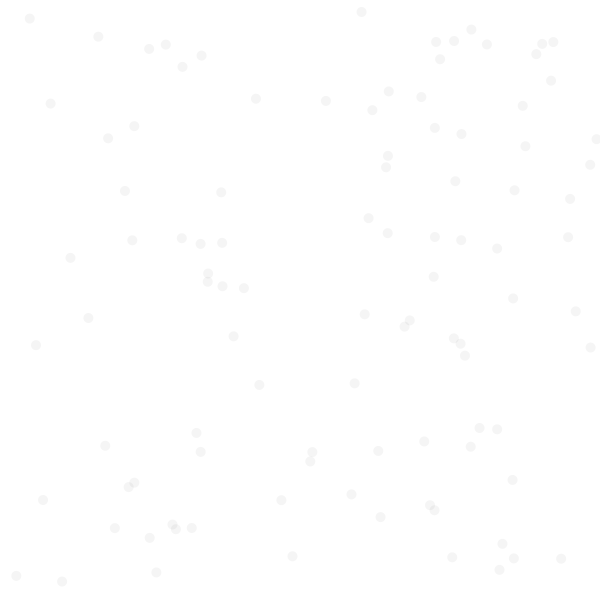
Frame 1 (no input)
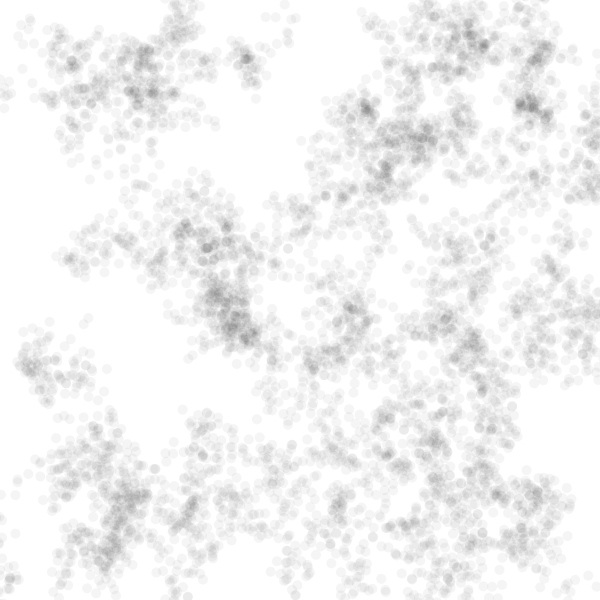
Frame 60 (the mouse pressed at the canvas centre just before this capture)
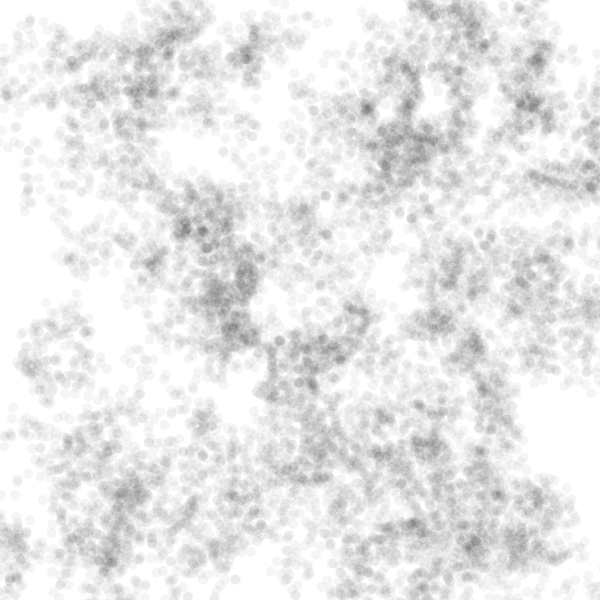
Frame 120 (the mouse held since frame 60 and released just before this capture)

The Processing sketch that drew these frames (run headless with seeded random() and noise(); from frame 60 on, the mouse is pressed at the canvas centre):

// Processing sketch: walkerTutorial
// ── walkerTutorial.pde
int numWalkers = 100;
ArrayList<Walker> walkers = new ArrayList<Walker>();

void setup(){
  background(255);
  size(600,600);
  
  for(int i =0; i<numWalkers; i++){
    walkers.add(new Walker(random(0,width),
                           random(0,height),
                           random(10,20),
                           random(10,20)));  
  }
}

void draw(){
  for(Walker w : walkers){
    w.display();
    // w.s = int(random(5,50));
    w.walk();
  }
}

// ── Walker.pde
class Walker {
  // variables/data associated with each Walker object
  float x;
  float y;
  float xStep;
  float yStep;
  int s;
  
  // initialization function - initializes each Walker object
  Walker(float x0, float y0, float xStep0, float yStep0){
    // option 2: pass values as parameters
    x = x0;
    y = y0;
    xStep = xStep0;
    yStep = yStep0;
    // option 1: hard coding default values
    // x = width/2;
    // y = height/2;
    s = 10;
  }
  
  void display(){
    noStroke();
    fill(0,10);
    ellipse(x,y,s,s);
  }
  
  void walk(){
    x += random(-xStep,xStep);
    y += random(-yStep, yStep);
  }
}
